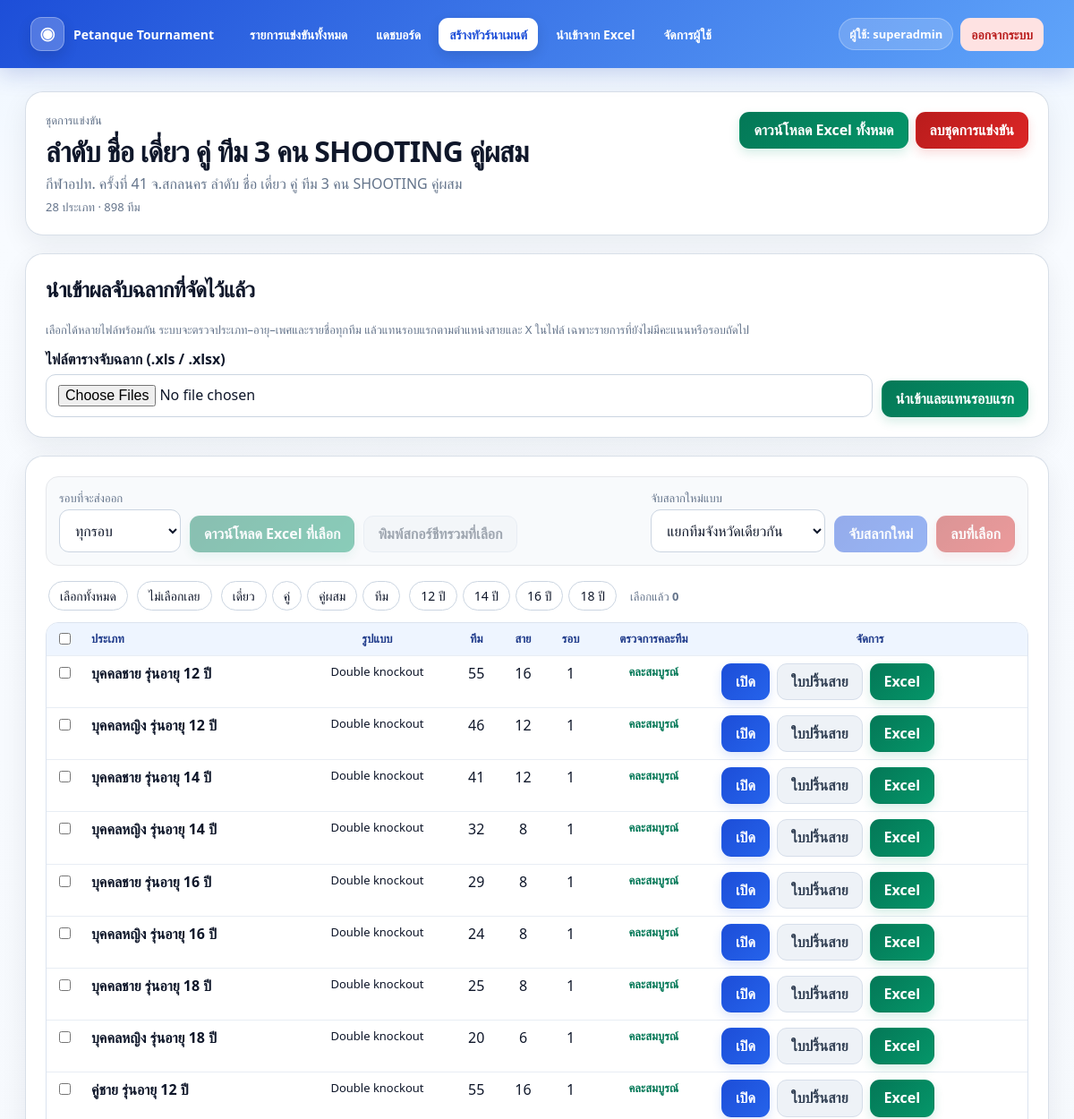
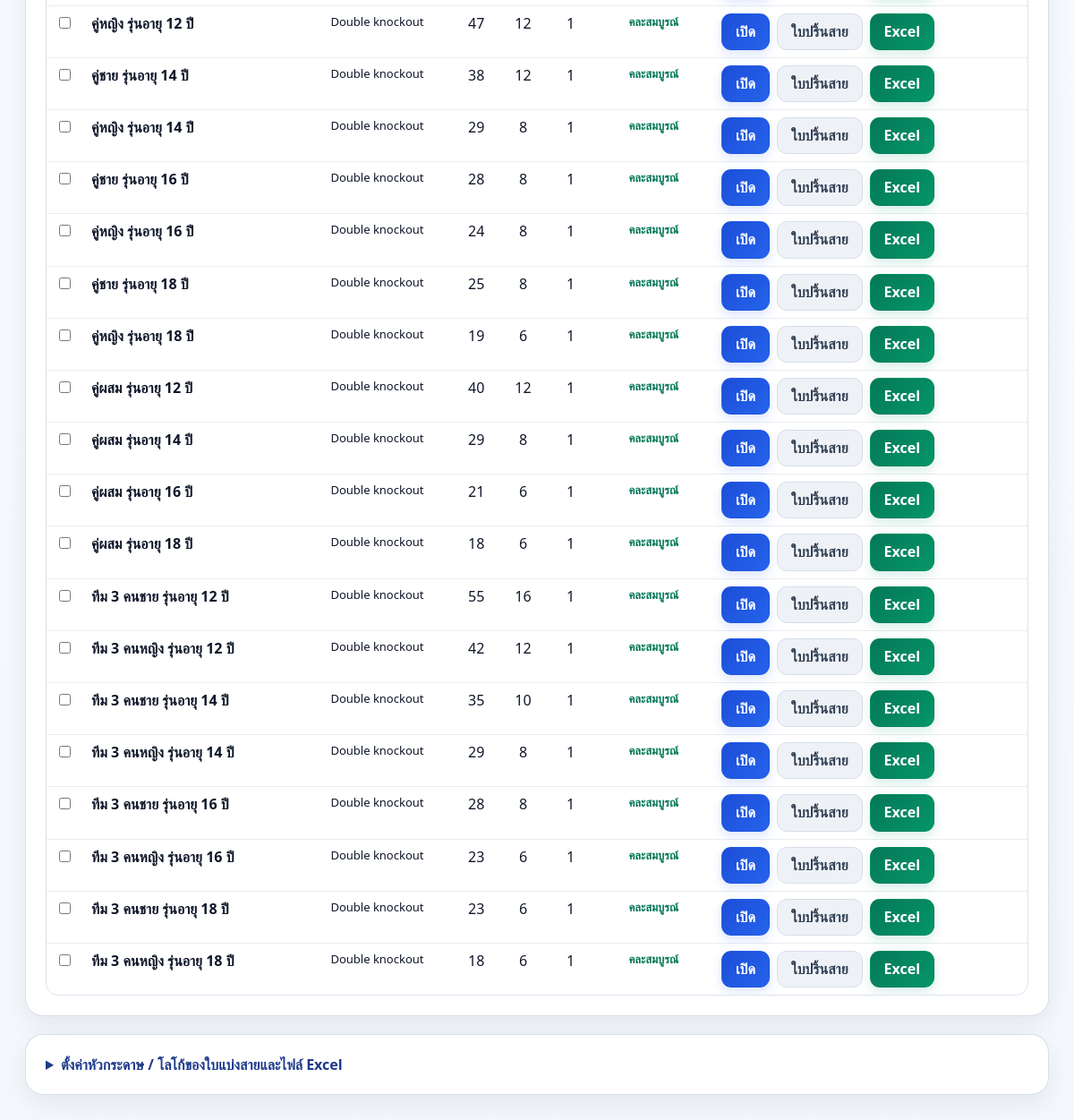
Page /batches/2 (signed in) on the earlier database version (2 pictures, top to bottom).
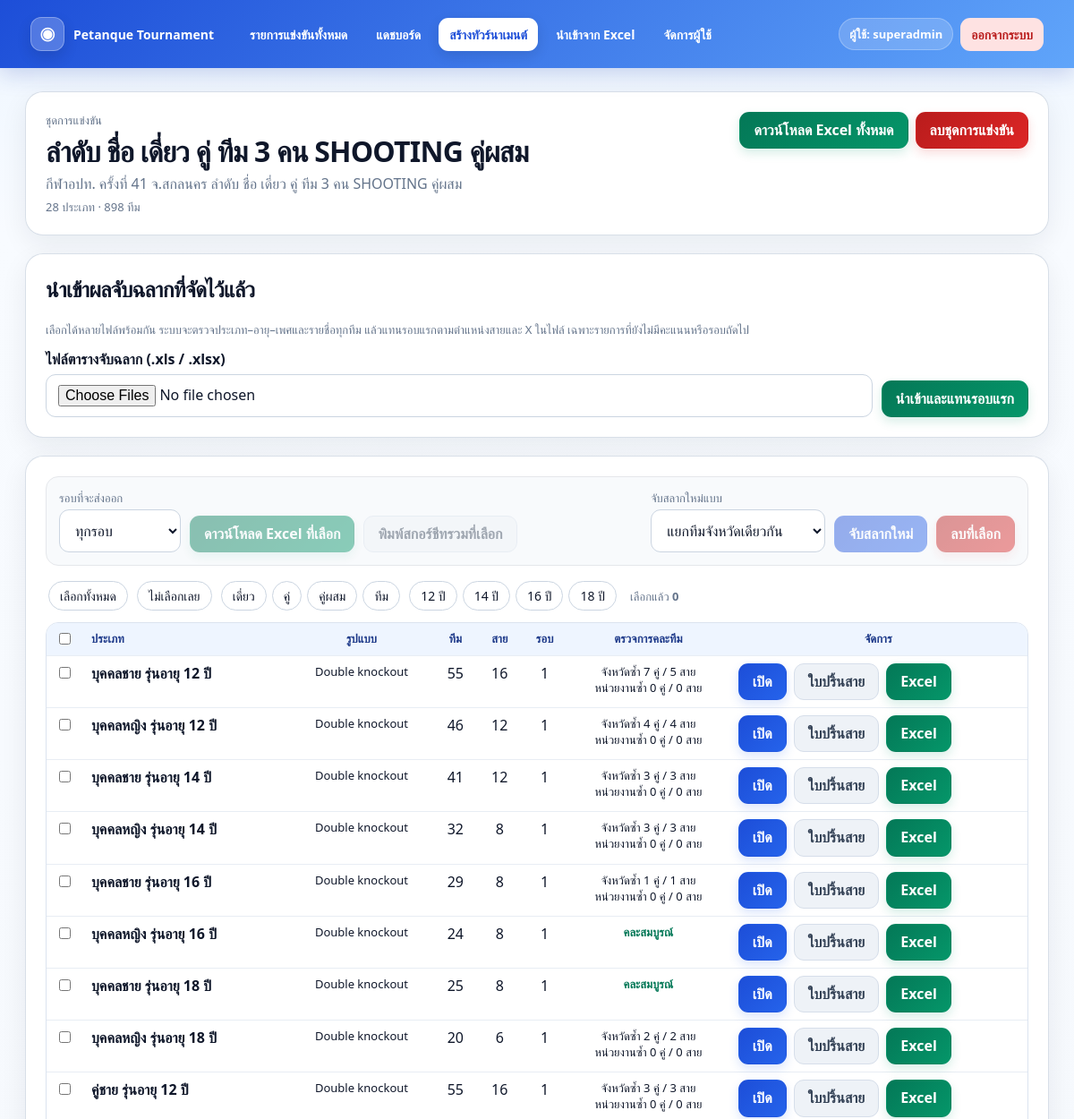
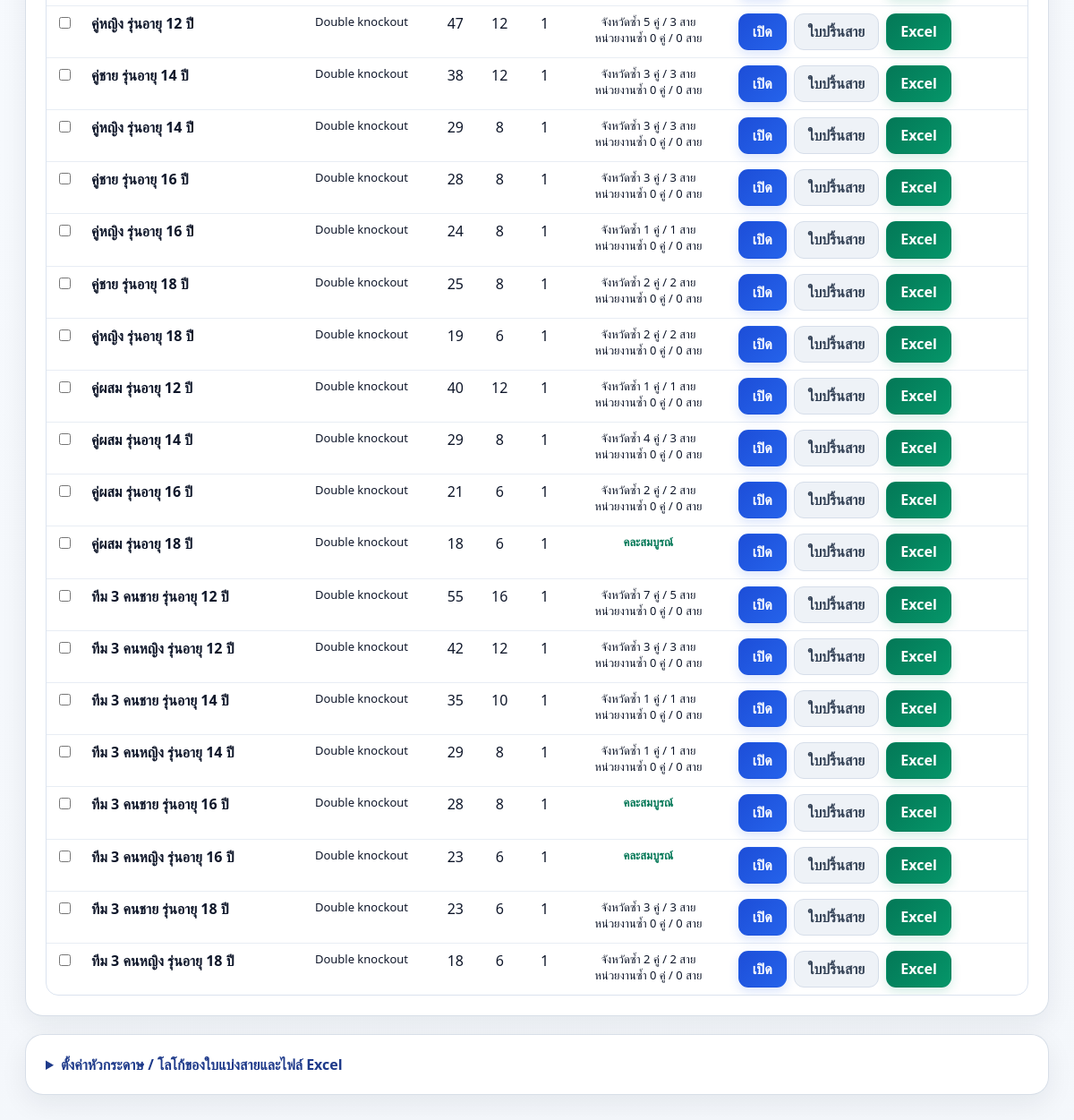
Same page on the later database version (2 pictures, top to bottom).
### tables this page shows
CREATE TABLE tournaments (
            id INTEGER PRIMARY KEY AUTOINCREMENT,
            name TEXT NOT NULL,
            owner_id INTEGER NOT NULL,
            team_count INTEGER NOT NULL,
            group_count INTEGER NOT NULL,
            group_sizes_json TEXT NOT NULL,
            avoid_same INTEGER NOT NULL DEFAULT 1,
            competition_type TEXT NOT NULL DEFAULT 'double_knockout',
            qualify_per_group INTEGER NOT NULL DEFAULT 2,
            status TEXT NOT NULL DEFAULT 'draft',
            created_at TEXT NOT NULL, batch_id INTEGER, event_label TEXT, event_category TEXT, event_gender TEXT, event_age INTEGER, sort_order INTEGER,
            FOREIGN KEY(owner_id) REFERENCES users(id)
        );

CREATE TABLE tournament_batches (
            id INTEGER PRIMARY KEY AUTOINCREMENT,
            name TEXT NOT NULL,
            subtitle TEXT,
            owner_id INTEGER NOT NULL,
            left_logo BLOB,
            right_logo BLOB,
            use_default_right_logo INTEGER NOT NULL DEFAULT 1,
            created_at TEXT NOT NULL
        , score_extra_logo BLOB);

### app.py (the view)
@app.route("/batches/<int:batch_id>")
@login_required
def view_batch(batch_id):
    user = current_user()
    batch = get_batch_for_user(batch_id, user)
    if not batch:
        flash("ไม่พบชุดการแข่งขัน", "error")
        return redirect(url_for("dashboard"))
    tournaments = batch_tournaments(batch_id)
    categories = [c for c in bulk_events.CATEGORY_ORDER if any((t["event_category"] or "อื่นๆ") == c for t in tournaments)]
    ages = sorted({t["event_age"] for t in tournaments if t["event_age"]})
    mix_audits = {t["id"]: tournament_mix_audit(t["id"]) for t in tournaments}
    return render_template(
        "batch_detail.html",
        batch=batch,
        tournaments=tournaments,
        categories=categories,
        ages=ages,
        avoid_modes=AVOID_MODES,
        mix_audits=mix_audits,
    )

### app.py (called while the page is built)
def table_exists(db, table_name):
    if isinstance(db, PostgresConnection):
        row = db.execute(
            "SELECT table_name FROM information_schema.tables WHERE table_schema = current_schema() AND table_name = ?",
            (table_name,),
        ).fetchone()
        return row is not None
    row = db.execute(
        "SELECT name FROM sqlite_master WHERE type = 'table' AND name = ?",
        (table_name,),
    ).fetchone()
    return row is not None

def table_columns(db, table_name):
    if isinstance(db, PostgresConnection):
        rows = db.execute(
            "SELECT column_name FROM information_schema.columns WHERE table_schema = current_schema() AND table_name = ?",
            (table_name,),
        ).fetchall()
        return {row["column_name"] for row in rows}
    return {row[1] for row in db.execute(f"PRAGMA table_info({table_name})").fetchall()}

def current_user():
    uid = session.get("user_id")
    if not uid:
        return None
    return get_db().execute("SELECT * FROM users WHERE id = ?", (uid,)).fetchone()

### templates/batch_detail.html (shortened to what the changed rows need)
{% extends "base.html" %}
{% block content %}
<div class="card">
    <div style="display:flex; justify-content:space-between; gap:12px; flex-wrap:wrap; align-items:flex-start;">
        <div>
            <div class="muted small">ชุดการแข่งขัน</div>
            <h1 style="margin:4px 0;">{{ batch['name'] }}</h1>
            <div class="muted">{{ batch['subtitle'] or '' }}</div>
            <div class="muted small" style="margin-top:6px;">{{ tournaments|length }} ประเภท · {{ tournaments|sum(attribute='team_count') }} ทีม</div>
        </div>
    </div>
</div>
<div class="card">
    <h2 style="margin-top:0;">นำเข้าผลจับฉลากที่จัดไว้แล้ว</h2>
</div>
<div class="card">
<form method="get" id="batch_form" action="{{ url_for('export_batch', batch_id=batch['id']) }}">
    <div style="overflow-x:auto;">
    <table class="ev-table">
        <thead>
            <tr>
                <th style="width:36px;"><input type="checkbox" id="check_all" style="width:auto;"></th>
                <th style="text-align:left;">ประเภท</th>
                <th>รูปแบบ</th>
                <th>ทีม</th>
                <th>สาย</th>
                <th>รอบ</th>
                <th>ตรวจการคละทีม</th>
                <th>จัดการ</th>
            </tr>
        </thead>
        <tbody>
        {% for t in tournaments %}
            <tr class="ev-row" data-cat="{{ t['event_category'] or 'อื่นๆ' }}" data-age="{{ t['event_age'] or '' }}">
                <td style="text-align:center;"><input type="checkbox" name="ids" value="{{ t['id'] }}" class="ev-check" style="width:auto;"></td>
                <td><strong>{{ t['name'] }}</strong></td>
                <td style="text-align:center;" class="small">{{ competition_type_label(t['competition_type']) }}</td>
                <td style="text-align:center;">{{ t['team_count'] }}</td>
                <td style="text-align:center;">{{ t['group_count'] }}</td>
                <td style="text-align:center;">{{ t['round_count'] }}</td>
                {% set audit = mix_audits.get(t['id']) %}
                <td style="text-align:center;" class="small">
                    {% if audit.province_pairs == 0 and audit.org_pairs == 0 %}
                    <span style="color:#047857;font-weight:700;">คละสมบูรณ์</span>
                    {% else %}
                    จังหวัดซ้ำ {{ audit.province_pairs }} คู่ / {{ audit.province_groups }} สาย<br>
                    หน่วยงานซ้ำ {{ audit.org_pairs }} คู่ / {{ audit.org_groups }} สาย
                    {% endif %}
                </td>
                <td>
                    <div class="actions">
                        <a class="btn" href="{{ url_for('view_tournament', tournament_id=t['id']) }}">เปิด</a>
                        <a class="btn secondary" href="{{ url_for('print_groups_sheet', tournament_id=t['id']) }}" target="_blank">ใบปริ้นสาย</a>
                        <a class="btn success" href="{{ url_for('export_tournament_excel', tournament_id=t['id']) }}">Excel</a>
                    </div>
                </td>
            </tr>
        {% endfor %}
        </tbody>
    </table>
    </div>
</form>
</div>
{% endblock %}

Differences in the rows shown:
now on this page (row unchanged): tournament_batches: name "ลำดับ ชื่อ เดี่ยว คู่ ทีม 3 คน SHOOTING คู่ผสม", subtitle "กีฬาอปท. ครั้งที่ 41 จ.สกลนคร ลำดับ ชื่อ เดี่ยว คู่ ทีม 3 คน SHOOTING คู่ผสม"
changed tournaments "บุคคลชาย รุ่นอายุ 12 ปี": province_pairs (not shown) → "7"; province_groups (not shown) → "5"; org_pairs (not shown) → "0"; org_groups (not shown) → "0"; text "คละสมบูรณ์" → "จังหวัดซ้ำ คู่ / สาย หน่วยงานซ้ำ คู่ / สาย"
changed tournaments "บุคคลหญิง รุ่นอายุ 12 ปี": province_pairs (not shown) → "4"; province_groups (not shown) → "4"; org_pairs (not shown) → "0"; org_groups (not shown) → "0"; text "คละสมบูรณ์" → "จังหวัดซ้ำ คู่ / สาย หน่วยงานซ้ำ คู่ / สาย"
changed tournaments "บุคคลชาย รุ่นอายุ 14 ปี": province_pairs (not shown) → "3"; province_groups (not shown) → "3"; org_pairs (not shown) → "0"; org_groups (not shown) → "0"; text "คละสมบูรณ์" → "จังหวัดซ้ำ คู่ / สาย หน่วยงานซ้ำ คู่ / สาย"
shown differently, row unchanged: tournaments "บุคคลหญิง รุ่นอายุ 14 ปี": province_pairs (not shown) → "3"; province_groups (not shown) → "3"; org_pairs (not shown) → "0"; org_groups (not shown) → "0"; text "คละสมบูรณ์" → "จังหวัดซ้ำ คู่ / สาย หน่วยงานซ้ำ คู่ / สาย"
changed tournaments "บุคคลชาย รุ่นอายุ 16 ปี": province_pairs (not shown) → "1"; province_groups (not shown) → "1"; org_pairs (not shown) → "0"; org_groups (not shown) → "0"; text "คละสมบูรณ์" → "จังหวัดซ้ำ คู่ / สาย หน่วยงานซ้ำ คู่ / สาย"
changed tournaments "บุคคลหญิง รุ่นอายุ 18 ปี": province_pairs (not shown) → "2"; province_groups (not shown) → "2"; org_pairs (not shown) → "0"; org_groups (not shown) → "0"; text "คละสมบูรณ์" → "จังหวัดซ้ำ คู่ / สาย หน่วยงานซ้ำ คู่ / สาย"
changed tournaments "คู่ชาย รุ่นอายุ 12 ปี": province_pairs (not shown) → "3"; province_groups (not shown) → "3"; org_pairs (not shown) → "0"; org_groups (not shown) → "0"; text "คละสมบูรณ์" → "จังหวัดซ้ำ คู่ / สาย หน่วยงานซ้ำ คู่ / สาย"
changed tournaments "คู่หญิง รุ่นอายุ 12 ปี": province_pairs (not shown) → "5"; province_groups (not shown) → "3"; org_pairs (not shown) → "0"; org_groups (not shown) → "0"; text "คละสมบูรณ์" → "จังหวัดซ้ำ คู่ / สาย หน่วยงานซ้ำ คู่ / สาย"
changed tournaments "คู่ชาย รุ่นอายุ 14 ปี": province_pairs (not shown) → "3"; province_groups (not shown) → "3"; org_pairs (not shown) → "0"; org_groups (not shown) → "0"; text "คละสมบูรณ์" → "จังหวัดซ้ำ คู่ / สาย หน่วยงานซ้ำ คู่ / สาย"
changed tournaments "คู่หญิง รุ่นอายุ 14 ปี": province_pairs (not shown) → "3"; province_groups (not shown) → "3"; org_pairs (not shown) → "0"; org_groups (not shown) → "0"; text "คละสมบูรณ์" → "จังหวัดซ้ำ คู่ / สาย หน่วยงานซ้ำ คู่ / สาย"
changed tournaments "คู่ชาย รุ่นอายุ 16 ปี": province_pairs (not shown) → "3"; province_groups (not shown) → "3"; org_pairs (not shown) → "0"; org_groups (not shown) → "0"; text "คละสมบูรณ์" → "จังหวัดซ้ำ คู่ / สาย หน่วยงานซ้ำ คู่ / สาย"
changed tournaments "คู่หญิง รุ่นอายุ 16 ปี": province_pairs (not shown) → "1"; province_groups (not shown) → "1"; org_pairs (not shown) → "0"; org_groups (not shown) → "0"; text "คละสมบูรณ์" → "จังหวัดซ้ำ คู่ / สาย หน่วยงานซ้ำ คู่ / สาย"
changed tournaments "คู่ชาย รุ่นอายุ 18 ปี": province_pairs (not shown) → "2"; province_groups (not shown) → "2"; org_pairs (not shown) → "0"; org_groups (not shown) → "0"; text "คละสมบูรณ์" → "จังหวัดซ้ำ คู่ / สาย หน่วยงานซ้ำ คู่ / สาย"
changed tournaments "คู่หญิง รุ่นอายุ 18 ปี": province_pairs (not shown) → "2"; province_groups (not shown) → "2"; org_pairs (not shown) → "0"; org_groups (not shown) → "0"; text "คละสมบูรณ์" → "จังหวัดซ้ำ คู่ / สาย หน่วยงานซ้ำ คู่ / สาย"
changed tournaments "คู่ผสม รุ่นอายุ 12 ปี": province_pairs (not shown) → "1"; province_groups (not shown) → "1"; org_pairs (not shown) → "0"; org_groups (not shown) → "0"; text "คละสมบูรณ์" → "จังหวัดซ้ำ คู่ / สาย หน่วยงานซ้ำ คู่ / สาย"
changed tournaments "คู่ผสม รุ่นอายุ 14 ปี": province_pairs (not shown) → "4"; province_groups (not shown) → "3"; org_pairs (not shown) → "0"; org_groups (not shown) → "0"; text "คละสมบูรณ์" → "จังหวัดซ้ำ คู่ / สาย หน่วยงานซ้ำ คู่ / สาย"
changed tournaments "คู่ผสม รุ่นอายุ 16 ปี": province_pairs (not shown) → "2"; province_groups (not shown) → "2"; org_pairs (not shown) → "0"; org_groups (not shown) → "0"; text "คละสมบูรณ์" → "จังหวัดซ้ำ คู่ / สาย หน่วยงานซ้ำ คู่ / สาย"
changed tournaments "ทีม 3 คนชาย รุ่นอายุ 12 ปี": province_pairs (not shown) → "7"; province_groups (not shown) → "5"; org_pairs (not shown) → "0"; org_groups (not shown) → "0"; text "คละสมบูรณ์" → "จังหวัดซ้ำ คู่ / สาย หน่วยงานซ้ำ คู่ / สาย"
changed tournaments "ทีม 3 คนหญิง รุ่นอายุ 12 ปี": province_pairs (not shown) → "3"; province_groups (not shown) → "3"; org_pairs (not shown) → "0"; org_groups (not shown) → "0"; text "คละสมบูรณ์" → "จังหวัดซ้ำ คู่ / สาย หน่วยงานซ้ำ คู่ / สาย"
changed tournaments "ทีม 3 คนชาย รุ่นอายุ 14 ปี": province_pairs (not shown) → "1"; province_groups (not shown) → "1"; org_pairs (not shown) → "0"; org_groups (not shown) → "0"; text "คละสมบูรณ์" → "จังหวัดซ้ำ คู่ / สาย หน่วยงานซ้ำ คู่ / สาย"
changed tournaments "ทีม 3 คนหญิง รุ่นอายุ 14 ปี": province_pairs (not shown) → "1"; province_groups (not shown) → "1"; org_pairs (not shown) → "0"; org_groups (not shown) → "0"; text "คละสมบูรณ์" → "จังหวัดซ้ำ คู่ / สาย หน่วยงานซ้ำ คู่ / สาย"
changed tournaments "ทีม 3 คนชาย รุ่นอายุ 18 ปี": province_pairs (not shown) → "3"; province_groups (not shown) → "3"; org_pairs (not shown) → "0"; org_groups (not shown) → "0"; text "คละสมบูรณ์" → "จังหวัดซ้ำ คู่ / สาย หน่วยงานซ้ำ คู่ / สาย"
changed tournaments "ทีม 3 คนหญิง รุ่นอายุ 18 ปี": province_pairs (not shown) → "2"; province_groups (not shown) → "2"; org_pairs (not shown) → "0"; org_groups (not shown) → "0"; text "คละสมบูรณ์" → "จังหวัดซ้ำ คู่ / สาย หน่วยงานซ้ำ คู่ / สาย"
Other differences:
{{ batch['name'] }}: "ลำดับ ชื่อ เดี่ยว คู่ ทีม 3 คน SHOOTING คู่ผสม" → (not shown)
{{ batch['subtitle'] or '' }}: "กีฬาอปท. ครั้งที่ 41 จ.สกลนคร ลำดับ ชื่อ เดี่ยว คู่ ทีม 3 คน SHOOTING คู่ผสม" → (not shown)
